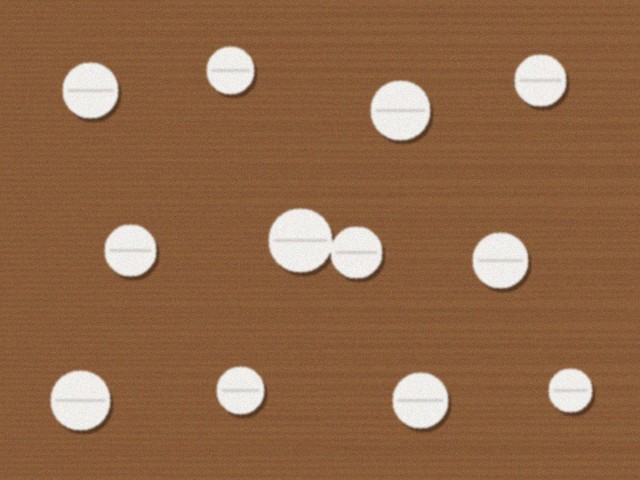
#> input picture labs/data/images/pills.jpg, 640 x 480 px
$ jupyter execute lab3_1_count_pills.ipynb
#> lines starting #> are read from the running program, lines starting #| are printed output that depends on the picture; after the words box and inside, x2 and y2 are one past the last pixel; in counts of white or black regions, pixels touching at a corner belong together
# 实验 3-1 数一数有几颗药片：灰度 → 去噪 → 阈值 → 轮廓计数

从上到下依次运行每个单元格（Shift + Enter）。标有“← 改这里”的地方是“改一改”练习要修改的位置。

### 第 1 步：读图、转灰度、去噪、二值化（第 2 章学过的四步）

[cell 1]
import cv2

img = cv2.imread("../data/images/pills.jpg")
#> img is the input picture: shape (480, 640, 3); mean B, G, R 72.6, 103.7, 144.5
gray = cv2.cvtColor(img, cv2.COLOR_BGR2GRAY)
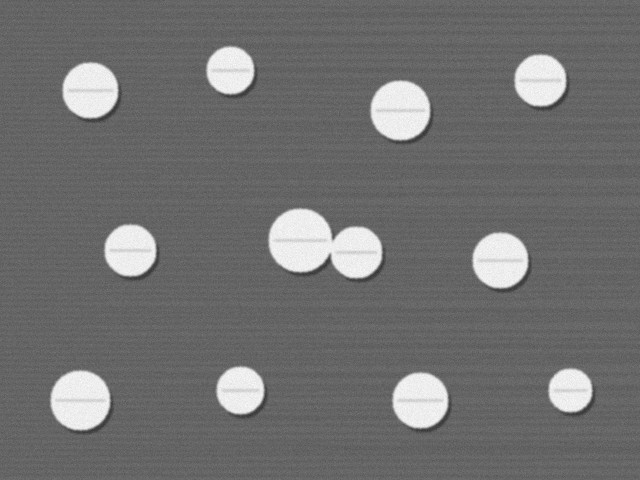
#> gray: shape (480, 640); min 50, max 254, mean 112.5
blur = cv2.GaussianBlur(gray, (5, 5), 0)                    # 先去掉木纹的细小纹理
t, binary = cv2.threshold(blur, 0, 255, cv2.THRESH_BINARY + cv2.THRESH_OTSU)
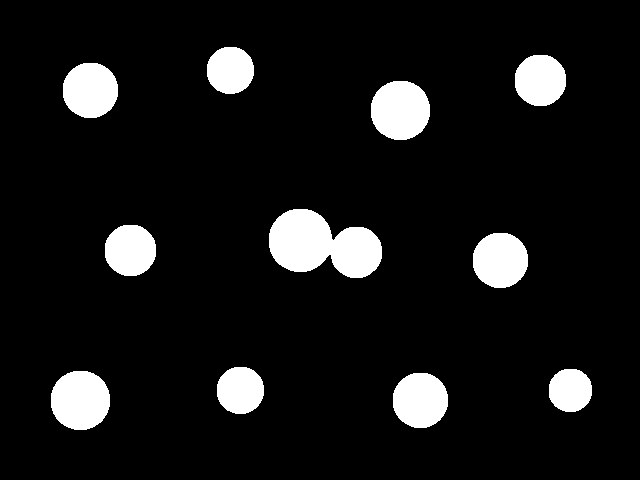
#> binary: shape (480, 640); 8.9% white; 11 white regions
#> t = 165
print("大津法算出的门槛：", t)
#| 大津法算出的门槛： 165.0

### 第 2 步：找轮廓，数一数

[cell 2]
contours, _ = cv2.findContours(binary, cv2.RETR_EXTERNAL, cv2.CHAIN_APPROX_SIMPLE)
#> contours = 11 contours; largest, box (x1, y1, x2, y2) and area: (269, 209, 382, 278) 5146, (51, 371, 110, 430) 2714, (371, 81, 430, 140) 2712, (63, 63, 118, 118) 2352, (393, 373, 448, 428) 2351
print("找到轮廓：", len(contours), "个")
#| 找到轮廓： 11 个

### 第 3 步：量一量每个轮廓的面积，去掉太小的“碎屑”

[cell 3]
areas = [cv2.contourArea(c) for c in contours]    # 列表：每个轮廓的面积
#> areas = [2351, 2714, 1438.5, 1708, 2350, 2030, 5146, 2712, 2352, 2031, 1706]
print("面积：", sorted(int(a) for a in areas))
#| 面积： [1438, 1706, 1708, 2030, 2031, 2350, 2351, 2352, 2712, 2714, 5146]
pills = [c for c in contours if cv2.contourArea(c) > 300]   # ← 改这里：小于 300 的不算
#> pills has the same summary as contours
print("面积大于 300 的：", len(pills), "个")
#| 面积大于 300 的： 11 个

### 第 4 步：面积特别大的，可能是两颗挨在一起

[cell 4]
one = sorted(cv2.contourArea(c) for c in pills)[len(pills) // 2]   # 面积的中位数：一颗药片大概多大
#> one = 2350
total = 0
for c in pills:
    n = max(1, round(cv2.contourArea(c) / one))    # 面积是一颗的几倍，就算几颗
    total = total + n
#> this loop made 11 passes
#> (n, total) on passes 1 to 11: (1, 1), (1, 2), (1, 3), (1, 4), (1, 5), (1, 6), (2, 8), (1, 9), (1, 10), (1, 11), (1, 12)
#> after the loop, total = 12
print(f"一颗药片约 {one:.0f} 像素，按面积估算共 {total} 颗")
#| 一颗药片约 2350 像素，按面积估算共 12 颗

### 第 5 步：画出外接矩形和编号

[cell 5]
show = img.copy()
for i, c in enumerate(pills):                     # enumerate 同时给出编号 i 和轮廓 c
    x, y, w, h = cv2.boundingRect(c)              # 外接矩形：左上角 (x, y)、宽 w、高 h
    cv2.rectangle(show, (x, y), (x + w, y + h), (0, 255, 0), 2)
    cv2.putText(show, str(i + 1), (x, y - 5), cv2.FONT_HERSHEY_SIMPLEX, 0.7, (0, 0, 255), 2)
#> this loop made 11 passes
#> (x, y, w, h) on passes 1 to 11: (393, 373, 55, 55), (51, 371, 59, 59), (549, 369, 43, 43), (217, 367, 47, 47), (473, 233, 55, 55), (105, 225, 51, 51), (269, 209, 113, 69), (371, 81, 59, 59), (63, 63, 55, 55), (515, 55, 51, 51), (207, 47, 47, 47)
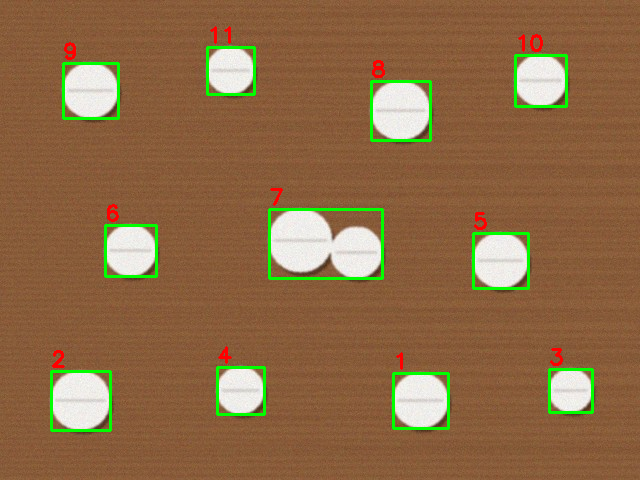
#> show: shape (480, 640, 3); 2.8% of pixels changed, all inside (x1, y1, x2, y2) = (50, 26, 594, 432)
cv2.imwrite("lab3_1_pills.jpg", show)
#> Out = True
